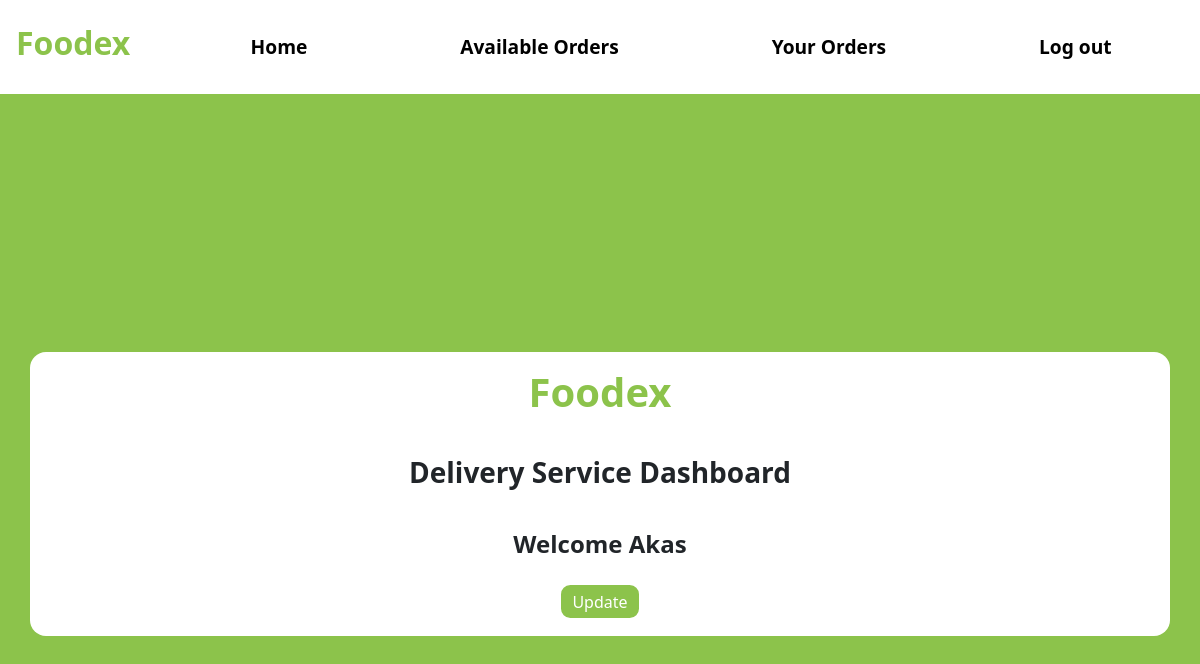
The app's page /Delivery-Dashboard (signed in), older data.
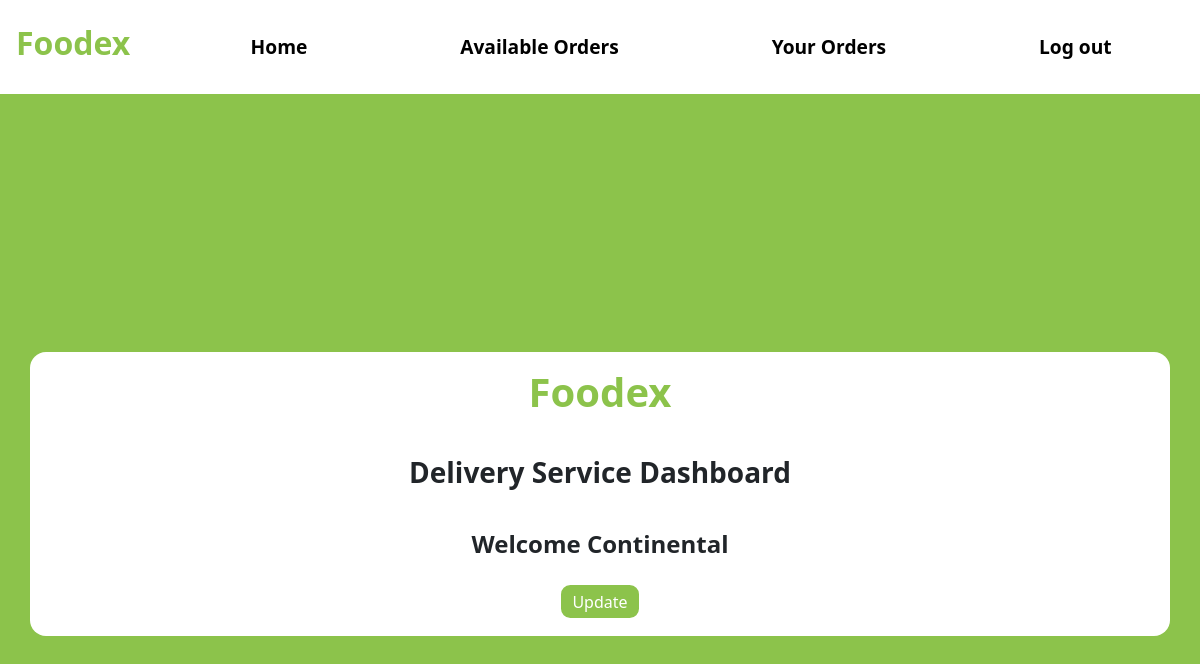
The same page, newer data.
### tables this page shows
CREATE TABLE DELIVERYBOY(
                        DELIVERYBOY_ID INTEGER PRIMARY KEY AUTOINCREMENT,
                        NAME_OF_DELIVERYBOY TEXT,
                        DELIVERYBOY_PASSWORD TEXT,
                        ADDRESS TEXT,
                        DELIVERYBOY_PHONE_NO INTEGER
                       );

### app.py (the view)
@app.route("/Delivery-Dashboard")
def deliveryboy_Dashboard():
    getid = str(session["id"])
    cursor = connection.cursor()
    cursor.execute("SELECT * FROM DELIVERYBOY where DELIVERYBOY_ID=" + str(getid))
    result = cursor.fetchall()
    for i in result:
        getname = i[1]
        getid = i[0]
        session["name"] = getname
        session["id"] = getid
    return render_template("DeliveryBoy_Dashboard.html")

### templates/DeliveryBoy_Dashboard.html (shortened to what this page needs)
<!DOCTYPE html>
<html lang="en">
<head>
    <link href="https://cdn.jsdelivr.net/npm/bootstrap@5.1.3/dist/css/bootstrap.min.css" rel="stylesheet">
    <link rel= "stylesheet" type= "text/css" href= "{{ url_for('static',filename='Styles.css') }}">
</head>
<body style="background:#8cc34b;">
<nav class="navbar navbar-expand-lg bg-white">
  <h3 class="navbar-brand Logo" style="color:#8cc34b;font-size: 2rem;"href="#">Foodex</h3>
    <div class="container">
  <div class="collapse navbar-collapse" id="navbarSupportedContent">
    <ul class="navbar-nav mr-auto nav-links">
      <li class="nav-item">
        <a class="nav-link nav-link-btn" href="/Delivery-Dashboard">Home</a>
      </li>
      <li class="nav-item">
        <a class="nav-link nav-link-btn" href="/Available-Orders">Available Orders</a>
      </li>
        <li class="nav-item">
        <a class="nav-link nav-link-btn" href="/Your-Orders">Your Orders</a>
      </li>
        <li class="nav-item">
        <a class="nav-link nav-link-btn" href="/">Log out</a>
      </li>
    </ul>
  </div>
     </div>
</nav>
<div class="ToCenter" >
    <div class="container">
        <div class="row">
            <div class="col">
                    <table class="table">
                      <tr>
                          <h1 class="Logo" style="color:#8cc34b;">Foodex</h1>
                      </tr>
                         <tr>
                        <h3 class="Logo">
                           Delivery Service Dashboard</h3>
                      </tr>
                      <tr>
                        <h4 class="Logo">
                            {% if session.name %}
                Welcome {{session.name}}
                {% else %}
                Not Yet Login
                {% endif %}</h4>
                      </tr>
                        <tr>
                            <div style="width: 100%; display: flex; justify-content: center; align-items: center;" >
                                <a class="Edit-btn" style="background:#8cc34b;" href="/Delivery-Edit">Update</a>
                            </div>
                        </tr>
                    </table>
            </div>
        </div>
    </div>
    </div>
<div class="area" >
          <ul class="circles">
          </ul>
   </div >
</body>
</html>

Row changes from the older to the newer data that the page shows:
removed DELIVERYBOY: name "Akas"
Text that changed along with them:
{{ session.name }}: (not shown) → "Continental"
